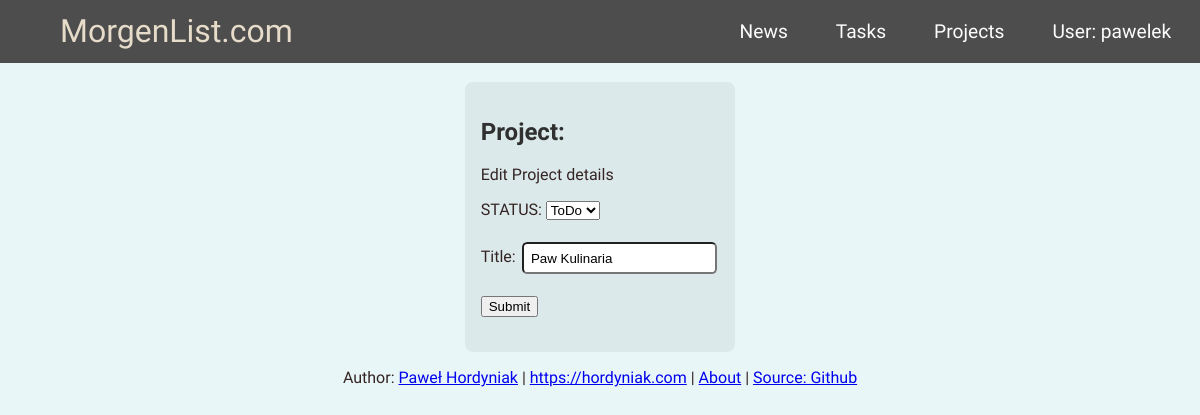
Page /edit_project/5 (signed in) on the earlier database version.
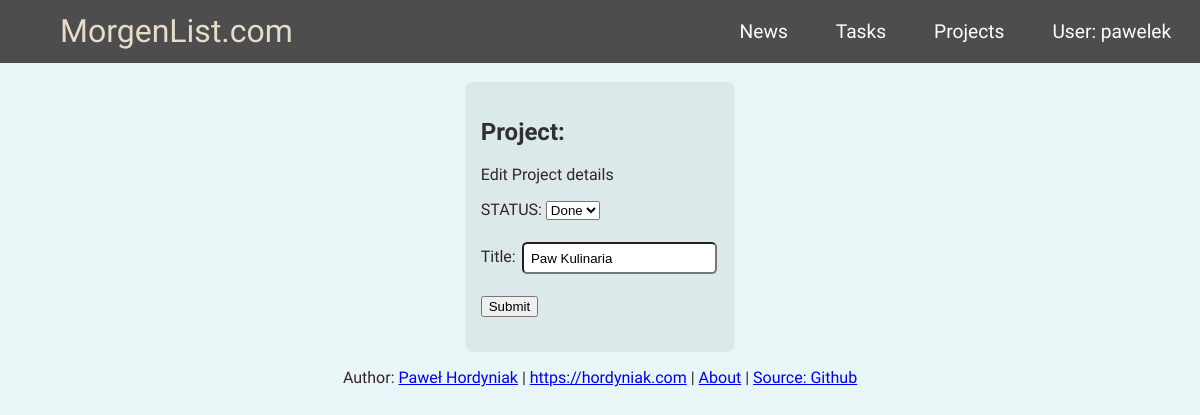
Same page on the later database version.
### tasktrack/models.py (models this page shows, shortened)
class Project(models.Model):
    owner = models.ForeignKey('auth.User', on_delete=models.CASCADE)
    title = models.CharField(max_length=24, unique=True)
    status = models.IntegerField(choices=STATUS, default = 0)

### tasktrack/views.py (the view, shortened to what this page needs)
# urls.py: path('edit_project/<int:pk>', views.ProjectEditView.as_view(), name='edit_project'),
class ProjectEditView(LoginRequiredMixin, generic.UpdateView):
    login_url = '/login/'
    model = Project
    form_class = ProjectForm
    template_name = 'project_form.html'
    success_url = reverse_lazy('project_list')

### tasktrack/forms.py
class ProjectForm(forms.ModelForm):
    class Meta():
        model = Project
        fields = ('title', 'status')
        widgets = {
            'title': forms.TextInput(attrs={'class':'textinputclass'}),
        }

### tasktrack/templates/project_form.html (shortened to what this page needs)
{% extends "base.html" %}
{% block content %}
<br>
<div class='task_form'>
    <div class="edit_task">
        <div class=''>
            <h2 class = "title">Project:</h2>
            <p>Edit Project details</p>
            <form method="POST" action="">
                STATUS: {{ form.status }}<br><br>
                Title: {{ form.title }}<br><br>
                <input type="submit" value="Submit">
            </form><br>
        </div>
    </div>
</div>
{% endblock %}

Differences in the rows shown:
changed Project "Paw Kulinaria": status "ToDo" → "Done"
